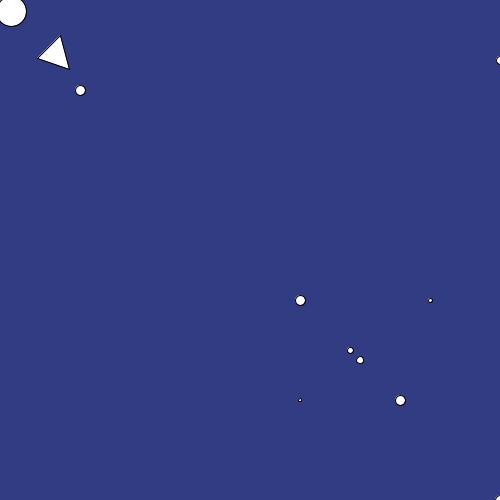
Frame 1 (no input)
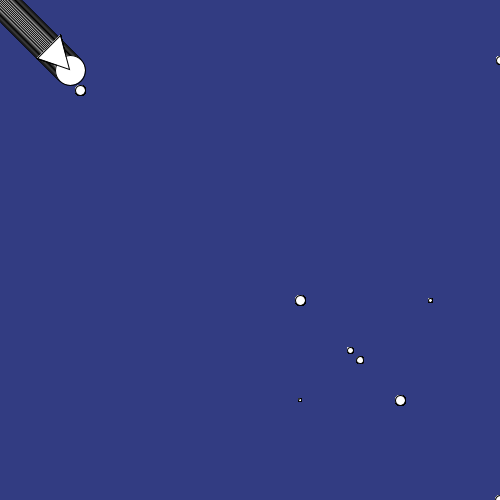
Frame 60 (the mouse pressed at the canvas centre just before this capture)
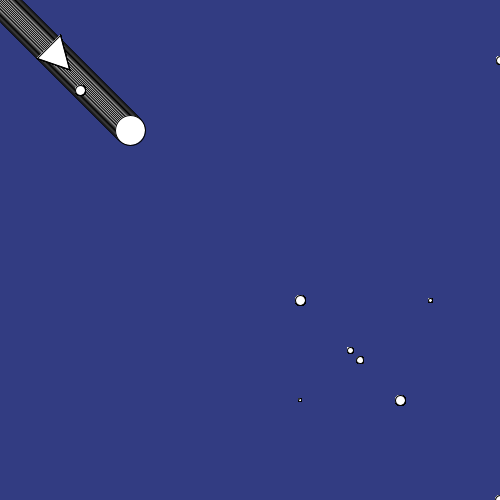
Frame 120 (the mouse held since frame 60 and released just before this capture)

The Processing sketch that drew these frames (run headless with seeded random() and noise(); from frame 60 on, the mouse is pressed at the canvas centre):

// Processing sketch: processing_38939
// ── processing_38939.pde

int x ;
int y ;
int dirX ;
int dirY ;

void setup () {
  size (500,500) ;
  smooth () ;
  background (50,60,130) ;
  x = 10 ;
  y = 10 ;
  dirX=1;
  dirY=1 ;
  
}

void draw () {
   x +=dirX ;
  y +=dirY ;
  ellipse (x,y,30,30) ;
  ellipse (80,90,10,10) ;
  ellipse (500,500,10,10 );
  ellipse (300,300,10,10) ;
  ellipse (400,400,10,10) ;
  ellipse (350,350,6,6) ;
  ellipse (430,300, 4,4) ;
  ellipse (500,60,8,8 );
  ellipse (300,400, 3,3) ;
  ellipse (360,360,7,7) ;
  triangle (60,35,37,58,69,69) ;
  


 
  if(y>500){
    dirY = -1;
    fill (6,8,12);
  }
   
  if(x>500){
    dirX = -1;
    fill (24,26,58);
  }
  if(y<0){
    dirY = 2;
    fill (68,7,120);
  }
  if(y<0){
    dirY = 1;
    fill (45,140,25);
  }
  if(x<0){
    dirX = 2;
    fill (50,70,130);
  }
}
                                
